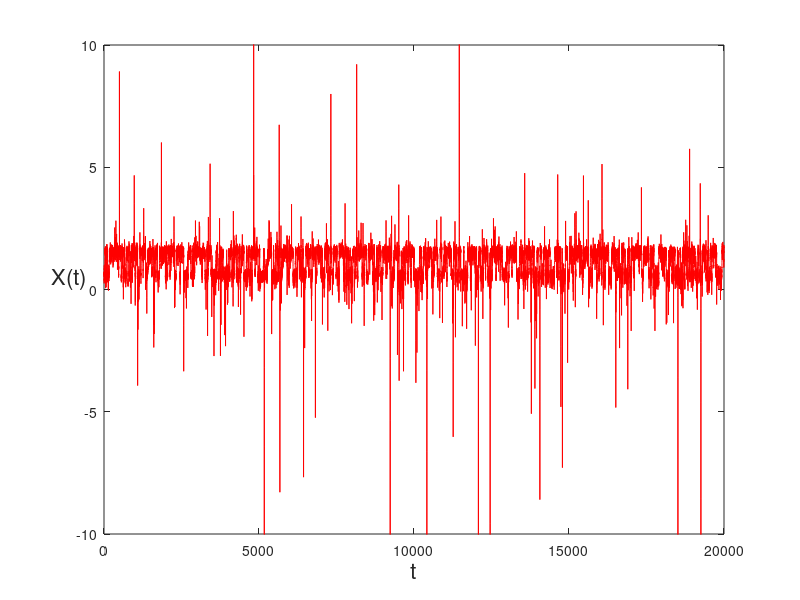

Write the MATLAB code that produced this figure. (Note: this script raises an error after producing the figure.)
clear; clc;

a=0.55;
q=8;
b=1;
rr=1;
m=1;


alpha = 1.5;
beta = -0.6;
D = 0.1; 

T = 20000; N = 50*2^10; dt = T/N;
alpha_1 = D*(dt)^(1/alpha);
dL = zeros(1,N);  
L = zeros(1,N);
dL(1) = sqrt(dt)*randn; 
L(1) = dL(1); 

X_0 = 0.55; 
Xtemps=X_0;
Xstroges=zeros(1,N);Xstroges(1)=Xtemps;
Xstroges_1 = [];
time_first = [];
tep = [];


for j = 2:N
    
    if alpha ~= 1 
        V = unifrnd(-pi/2,pi/2);
        W = exprnd(1);
        const = beta * tan(pi*alpha/2);
        B = atan( const );
        S = (1 + const * const).^(1/(2*alpha));
        dL(j) = ( S * sin( alpha*V + B ) ./ ( cos(V) ).^(1/alpha) .* ...
            ( cos( (1-alpha) * V - B ) ./ W ).^((1-alpha)/alpha) )*alpha_1;
    else                             % General case, alpha = 1
        V = unifrnd(-pi/2,pi/2);
        W = exprnd(1);
        piover2 = pi/2;
        sclshftV =  piover2 + beta * V ;
        dL(j) = ( 1/piover2 * ( sclshftV .* tan(V) - ...
            beta * log( (piover2 * W .* cos(V) ) ./ sclshftV ) ) )*alpha_1;
    end
    
    L(j) = L(j-1) + dL(j);
    
    Xtemps = Xtemps + (a - b*Xtemps + rr*Xtemps^q/(m^q + Xtemps^q))*dt + dL(j); 
    Xstroges(j)=Xtemps;
    
    
    if Xtemps >= 0 & Xtemps <=3
        Xstroges_1 = [Xstroges_1 Xtemps];
    end
    
    
    if abs(Xtemps-1.5)<=0.01
        tep = [tep j];
        time_first = [time_first dt*(j)];   
    end
end

% subplot(2,1,1);
plot([0:dt:(T-dt)],Xstroges,'r')
xlabel('t','FontSize',16)
ylabel('X(t)','FontSize',16,'Rotation',0)
axis([0 T -10 10]); 


% subplot(2,1,2);
[f,xi] = ksdensity(Xstroges_1); 
plot(xi,f,'b--o');
xlabel('P Concentration','FontSize',13);
ylabel('P_s','FontSize',13);
xlim([0,2]);







